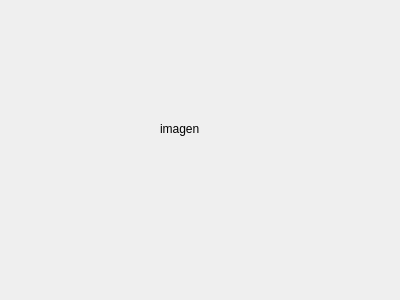
<?xml version="1.0" encoding="UTF-8"?>
<ui version="4.0">
 <class>WidgetImagenFruta</class>
 <widget class="QWidget" name="WidgetImagenFruta">
  <property name="geometry">
   <rect>
    <x>0</x>
    <y>0</y>
    <width>400</width>
    <height>300</height>
   </rect>
  </property>
  <property name="windowTitle">
   <string>Form</string>
  </property>
  <widget class="QLabel" name="lImg">
   <property name="geometry">
    <rect>
     <x>160</x>
     <y>120</y>
     <width>67</width>
     <height>17</height>
    </rect>
   </property>
   <property name="text">
    <string>imagen</string>
   </property>
  </widget>
 </widget>
 <resources/>
 <connections/>
</ui>
